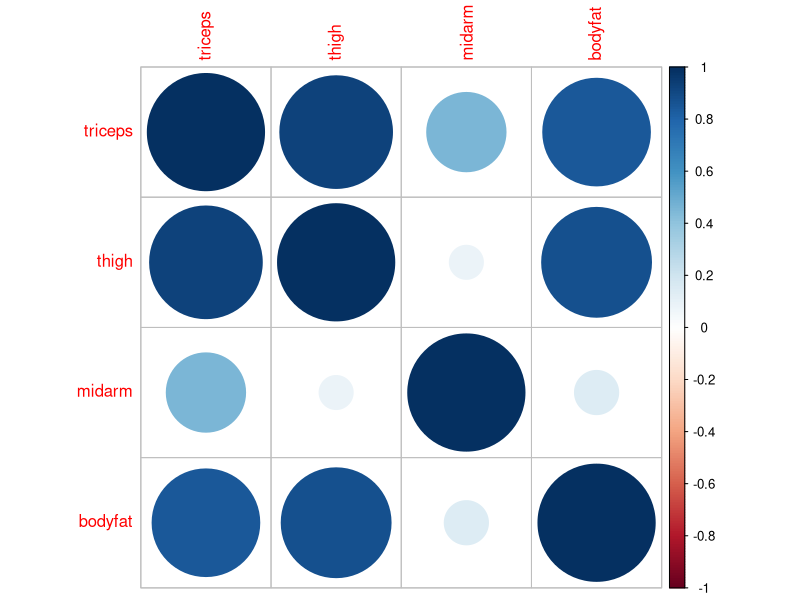
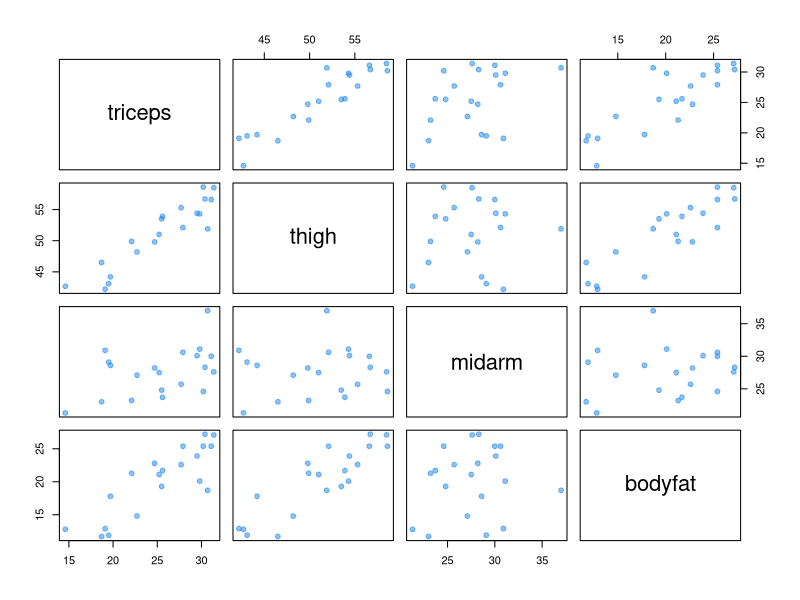

Here is the R script that generated these plots, in order: (Note: this script raises an error after producing the figures.)
# Boyfat data
bodyfat <- data.frame(
  triceps = c(19.5, 24.7, 30.7, 29.8, 19.1, 25.6, 31.4, 27.9, 22.1, 25.5, 31.1,
              30.4, 18.7, 19.7, 14.6, 29.5, 27.7, 30.2, 22.7, 25.2),
  thigh   = c(43.1, 49.8, 51.9, 54.3, 42.2, 53.9, 58.5, 52.1, 49.9, 53.5, 56.6,
              56.7, 46.5, 44.2, 42.7, 54.4, 55.3, 58.6, 48.2, 51),
  midarm  = c(29.1, 28.2, 37, 31.1, 30.9, 23.7, 27.6, 30.6, 23.2, 24.8, 30,
              28.3, 23, 28.6, 21.3, 30.1, 25.7, 24.6, 27.1, 27.5),
  bodyfat = c(11.9, 22.8, 18.7, 20.1, 12.9, 21.7, 27.1, 25.4, 21.3, 19.3, 25.4,
              27.2, 11.7, 17.8, 12.8, 23.9, 22.6, 25.4, 14.8, 21.1)
)

# Correlation matrix
corrplot::corrplot(cormat <- cor(bodyfat))
cormat

# Scatterplot matrix
pairs(bodyfat, pch = 19, col = adjustcolor("dodgerblue2", alpha.f = 0.5))

# Fit a linear model
fit <- lm(bodyfat ~ ., data = bodyfat)
summary(fit)  # print model summary

# Variance inflation factors
vif(fit)

# Manually compute VIF(midarm)
fit_midarm <- lm(midarm ~ triceps + thigh, data = bodyfat)
summary(fit_midarm)
1 / (1 - 0.9904)
